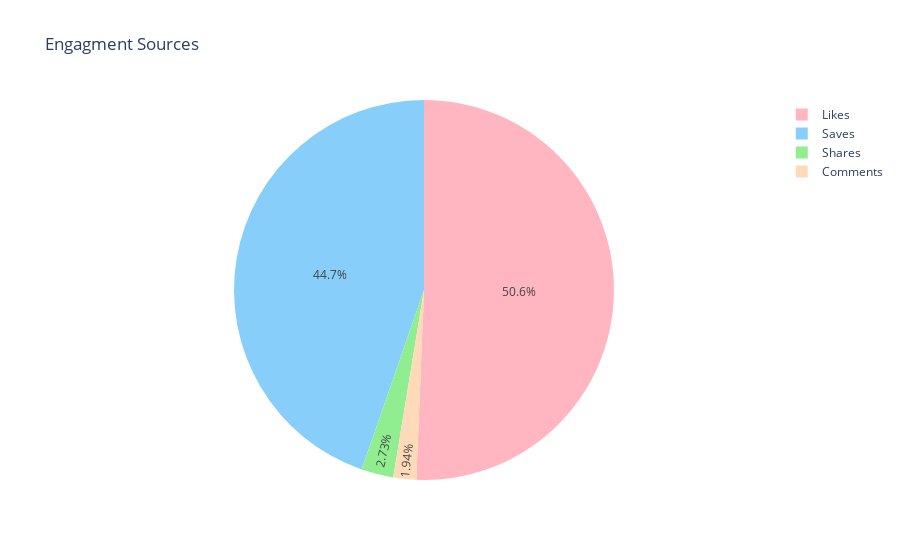

Source (notebook cell):
### Markdown cell above
Now let's have a look at the distribution of engagement sources:

### Code cell
engagement_metrics = ['Saves', 'Comments', 'Shares', 'Likes']
engagement_counts = [data[metric].sum() for metric in engagement_metrics]

colors = ['#FFB6C1', '#87CEFA', '#90EE90', '#FFDAB9']

fig = px.pie(data_frame=data,
             names=engagement_metrics,
             values=engagement_counts,
             title='Engagment Sources',
             color_discrete_sequence=colors)

fig.show()

### Figure 1 — Plotly figure (JSON) as saved in the notebook; plotly's stock layout.template omitted (floating-point values rounded to 4 significant figures)
{"data": [{"domain": {"x": [0, 1], "y": [0, 1]}, "hovertemplate": "label=%{label}<br>value=%{value}<extra></extra>", "labels": ["Saves", "Comments", "Shares", "Likes"], "legendgroup": "", "name": "", "showlegend": true, "type": "pie", "values": [18244, 793, 1114, 20680]}], "layout": {"legend": {"tracegroupgap": 0}, "piecolorway": ["#FFB6C1", "#87CEFA", "#90EE90", "#FFDAB9"], "title": {"text": "Engagment Sources"}}}
